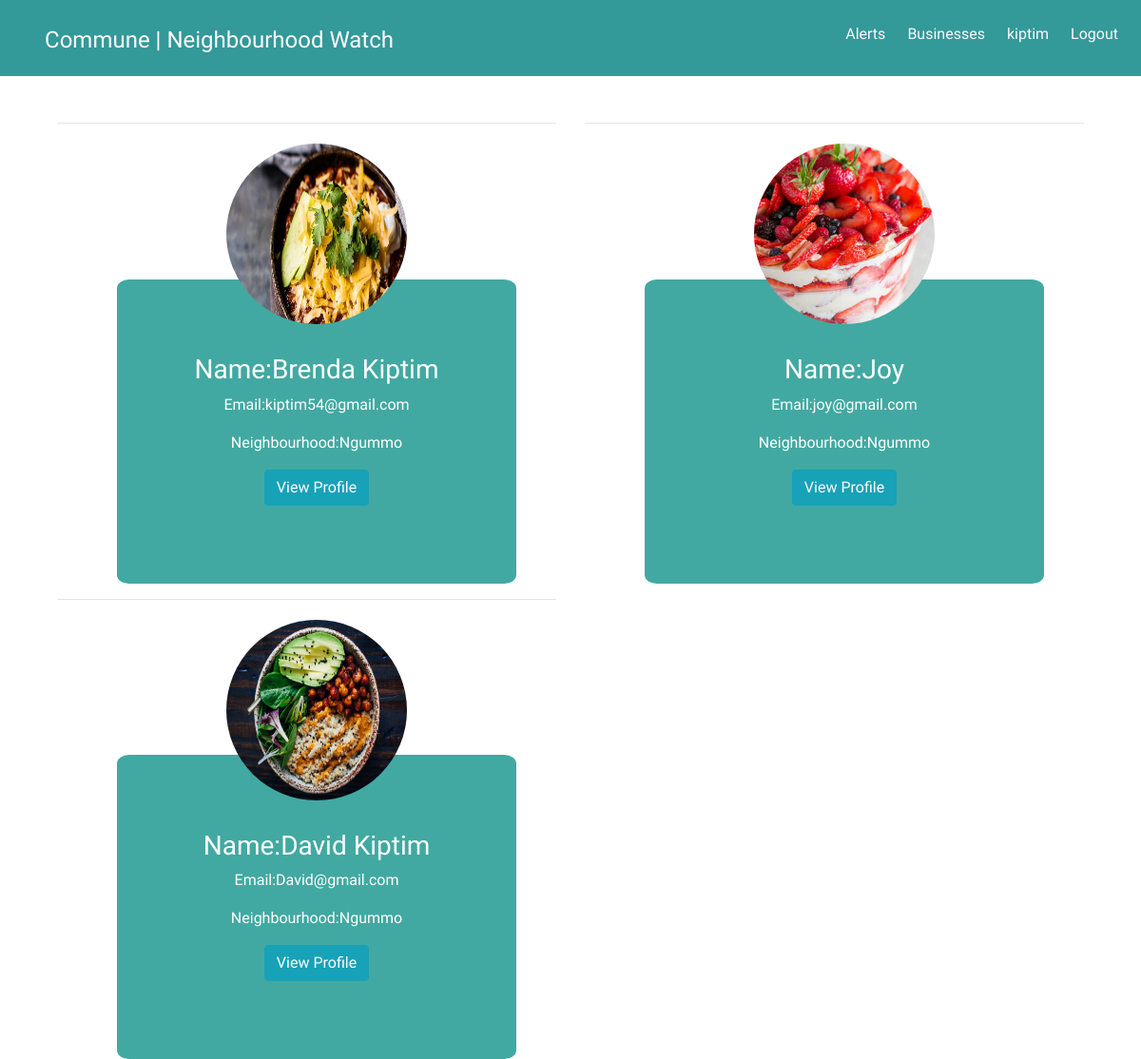
Page /neighbours/ (signed in) on the earlier database version.
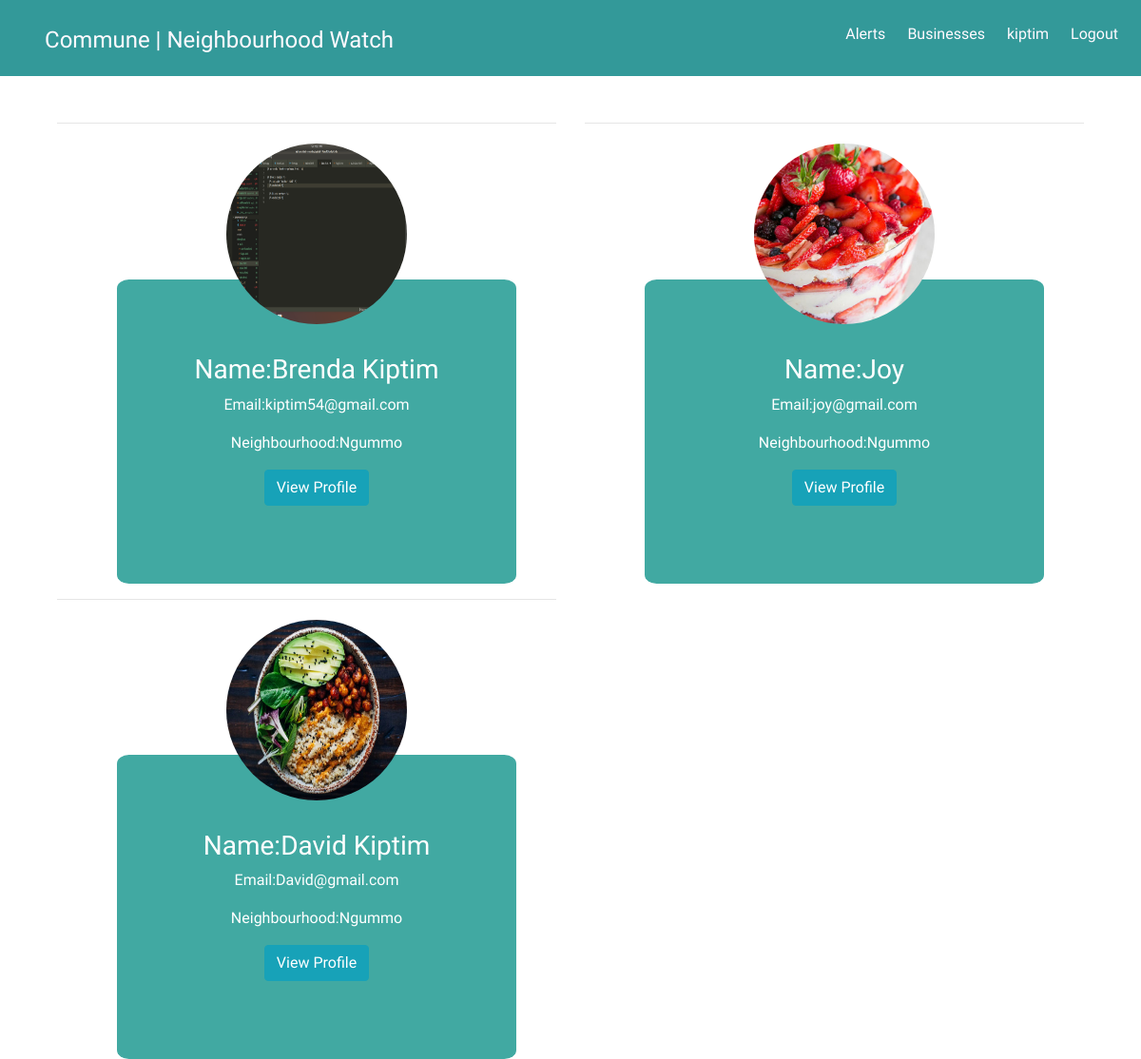
Same page on the later database version.
### communeapp/models.py (models this page shows, shortened)
class Profile(models.Model):
    name=models.CharField(max_length=50)
    profile_image = models.ImageField(upload_to = 'articles/')
    user=models.OneToOneField(User, on_delete=models.CASCADE)
    neighbourhood=models.ForeignKey(Neighbourhood, null=True)
    email=models.CharField(max_length=100)
    email_confirmed=models.BooleanField(default=False)
    def __str__(self):
        return self.user.username

class Neighbourhood(models.Model):
    neighbourhood_name=models.CharField(max_length=250)
    location=models.CharField(max_length=200)
    occupation_count=models.IntegerField()
    def __str__(self):
        return self.neighbourhood_name

### communeapp/views.py (the view)
# urls.py: url(r'^neighbours/$', views.see_neighbours, name='see_neighbours'),
def see_neighbours(request):
    title="Commune | Neighbours"
    current_user=request.user
    profile_email=current_user.email
    profile=Profile.objects.get(email=profile_email)
    print(profile)
    neighbourhood=profile.neighbourhood
    print(neighbourhood)
    neighbours=Profile.objects.filter(neighbourhood=neighbourhood)
    print(neighbours)
    return render(request, 'views/neighbours.html', {"neighbours":neighbours})

### communeapp/templates/views/neighbours.html (shortened to what this page needs)
{% extends 'views/base.html' %}
{% load bootstrap3  %}
{% load static %}
{% block content %}
<div class="container">
    <div class="row">
        <div class="col-md-6">
            </div>
            </div>
            </div>
            <div class="container">
                <div class="row">
                        {% for neighbour in neighbours %}
                    <div class="col-md-6">
                            <div id="profilepage">
                    <hr>
                    <img id="neighbourimage" src="{{neighbour.profile_image.url}}" class="img-responsive" alt="">
                    <div class="profilecontent text-center">
                            <h3>Name:{{neighbour.name}}</h3>
                            <p>Email:{{neighbour.email}}</p>
                            <p>Neighbourhood:{{neighbour.neighbourhood}}</p>
                            <a href="{% url 'business_profile' id=neighbour.id %}" class="btn btn-info">View Profile</a>
                            </div>
                            </div>
                    </div>
                    {% endfor %}
                </div>
            </div>
{% endblock %}

### communeapp/templates/views/base.html (shortened to what this page needs)
<!DOCTYPE html>
<html lang="en">
<head>
    <link rel="stylesheet" href="https://maxcdn.bootstrapcdn.com/bootstrap/4.0.0/css/bootstrap.min.css">
    {% load static%}
</head>
<body>
    {% include 'navbar.html' %}
    {% block content %}
    {%endblock%}
</body>
</html>

### communeapp/templates/navbar.html (shortened to what this page needs)
<!DOCTYPE html>
<html lang="en">
<head>
    {% load static %}
    <link rel="stylesheet" href="{% static 'css/base.css' %}">
</head>
<body>
              <nav>
                <ul id="navnav">
                  <li id="brand"><a href="{% url 'landingpage'%}">Commune | Neighbourhood Watch</a></li>
                  {% if user.is_authenticated %}
                  <li id="bodynav"><a href="{% url 'logout'%}">Logout</a></li>
                  {%else%}
                  <li id="bodynav"><a href="{% url 'login'%}">Login</a></li>
                  {% endif %}
                  <li id="bodynav"><a href="{% url 'view_profile' %}">{{user.username}}</a></li>
                  <li id="bodynav"><a href="{% url 'view_businesses'%}">Businesses</a></li>
                  <li id="bodynav"><a href="{% url 'view_messages' %}">Alerts</a></li>
                </ul>
              </nav>
</body>
</html>

### static/css/base.css (style rules this page uses)
* { margin:0; padding:0px; padding-right:0px; padding-left:0px; font-family: 'Andika', sans-serif; }
body, .container-fluid, .row, .col-xs-12 { margin:0; padding:0px; padding-right:0px; padding-left:0px; margin-top: 0px; margin-right:0px; position: relative; }
.profilecontent { background:#41A9A2; bottom:20%; margin-left:12%; width:80%; color:white; height:40vh; padding-top:15%; margin-top:-10%; border-radius:3%; }
img { margin-top:0; }
nav { margin:0; padding:0px; height:10vh; background:white; background-attachment: fixed; margin-bottom:2%; }
nav ul { padding:2%; }
nav li { list-style-type: none; display: inline-block; margin-left:2%; }
nav #bodynav { float:right; }
nav #brand { float:left; font-size:150%; margin-bottom:3px; }
a, a:hover { color:#41A9A2; }
#neighbourimage { height: 200px; width: 200px; padding: 5px; text-align: center; border-radius: 50%; position: relative; left:33%; display: inline-block; }

Differences in the rows shown:
changed Profile "Brenda Kiptim": profile_image: a different picture
